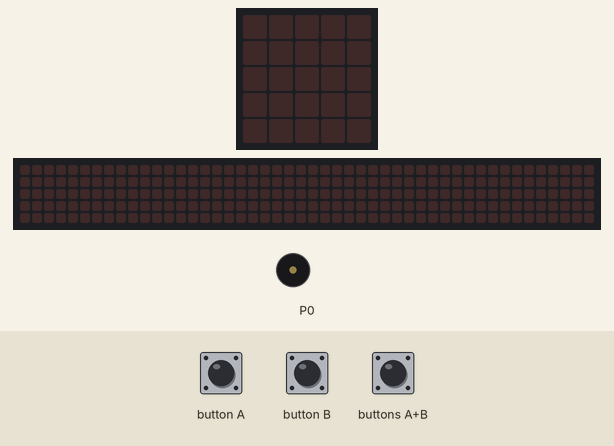
This program was run on a simulated BBC micro:bit (MakeCode). Parts: the board's 5×5 LED display, a strip that is not on the board, showing the scrolling text unrolled, buzzer (waves = sounding). The inputs (shaded band) are chosen by the test bench. The 48×5 strip is a reading aid, not a part: it shows the text the display is scrolling, unrolled, one strip-width of it at a time.

Above: at 1.2 s.
1.3 s: buttons A+B pressed for 0.15 s
At 1.6 s:
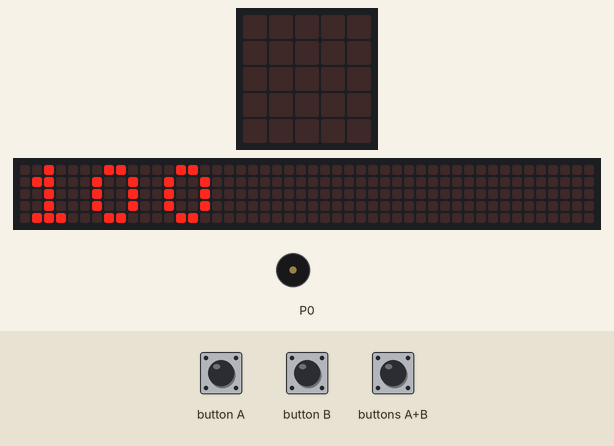
4.3 s: buttons A+B pressed for 0.15 s
At 7.26 s:
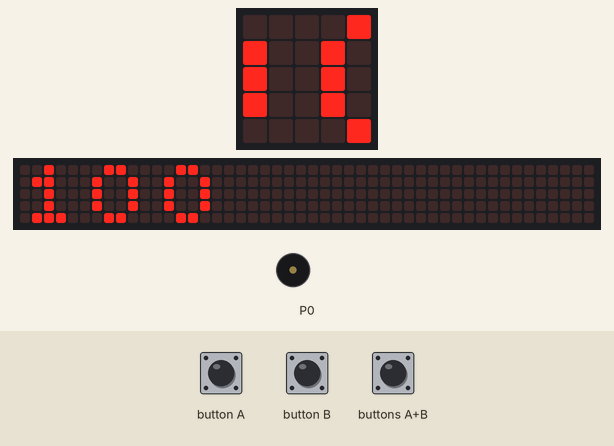
7.4 s: buttons A+B pressed for 1 s
At 9.94 s:
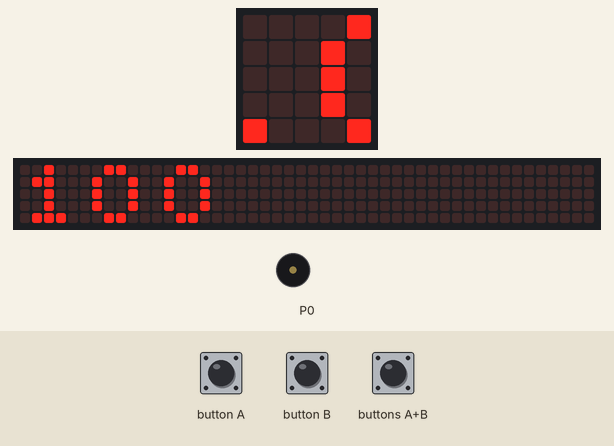
Timing chart, 0 to 20.4 s (numbered marks = the images above; inputs shaded):
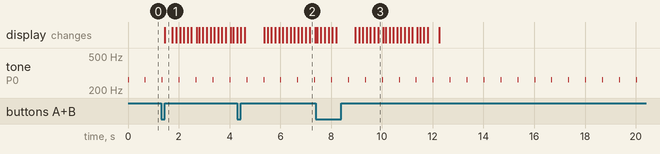

The program:

main.ts
```typescript
input.onButtonPressed(Button.A, function () {
    music.changeTempoBy(-5)
})
input.onButtonPressed(Button.AB, function () {
    basic.showNumber(music.tempo())
})
input.onButtonPressed(Button.B, function () {
    music.changeTempoBy(5)
})
music.setTempo(100)
basic.forever(function () {
    music.playTone(262, music.beat(BeatFraction.Sixteenth))
    music.rest(music.beat(BeatFraction.Whole))
})
```

test.ts
```typescript
// 在這裡測試；當此封包作為擴充功能時，將不會編譯此內容。
```

Measured:
- after the input at 1.3 s, the display: changes after 0.15 s (image 1)
- by itself, tone on P0: alternates 262 Hz for 0.04 s and silent for 0.63 s
